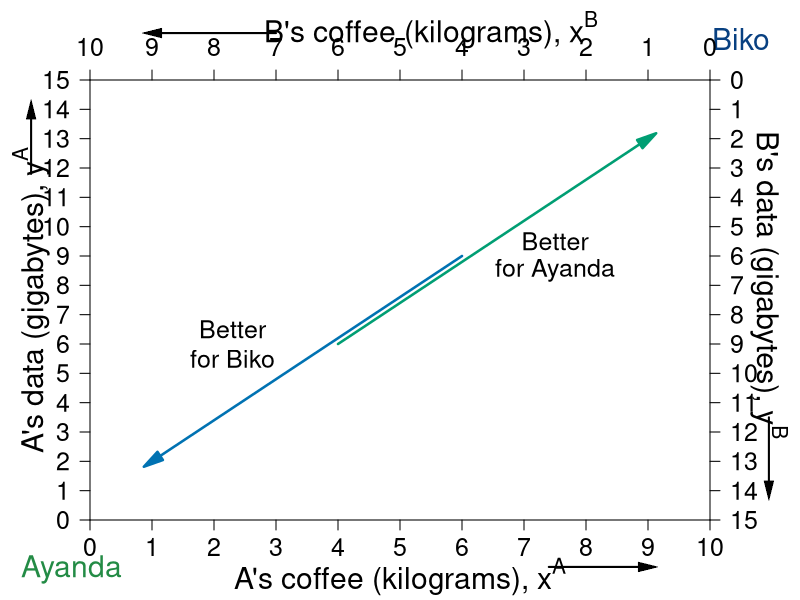

Reproduce this figure in R.
require(shape)
pdf(file = "property/edgeworth_better_worse.pdf", width = 9, height = 7)

#Set parameters for graphics
axislabelsize <- 1.8
labelsize <- 1.5
namesize <- 1.8
annotatesize <- 1.5
graphlinewidth <- 2
segmentlinewidth <- 1.5

indiffcurveA1 <- function(x, U = 4, A = 1, a = 0.5) {
  ((((U-2)/A)*(1/x)^a)^(1/(1-a)))
}

indiffcurveA2 <- function(x, U = 4, A = 1, a = 0.5) {
  (((U/A)*(1/x)^a)^(1/(1-a)))
}

indiffcurveA3 <- function(x, U = 4, A = 1, a = 0.5) {
  ((((U+2)/A)*(1/x)^a)^(1/(1-a)))
}

#Aisha happens to have found 8 coffee and 2 data, 
#and Betty happens to have found 2 coffee and 13 data. 
#Aisha's utility (8^0.5)*(2^0.5) = 4
#Betty's utility (2^0.5)*(13^0.5) = 5.09

COL <- c("#7fc97f", "#beaed4", "#fdc086", "#ffff99", "#386cb0", "#f0027f", "#bf5b17", "#666666")
COLA <- c("#99d8c9","#66c2a4","#41ae76", "#238b45", "#005824")
COLB <- c("#4eb3d3", "#2b8cbe", "#0868ac","#084081")
CBCols <- c("#009E73","#0072B2","#E69F00","#CC79A7", "#F0E442")

par(mar =  c(4, 4.5, 4, 4.5))
xlims <- c(0, 10)
ylims <- c(0, 15)
xlims2 <- c(10, 0)
ylims2 <- c(15, 0)

plot(0, 0, xlim = xlims, ylim = ylims, type = "n",
     xlab = "",
     ylab = "", 
     line = 2.5,
     xaxt = "n", 
     yaxt = "n", 
     bty = "n",
     xaxs="i", 
     yaxs="i")

mtext(expression(paste("A's coffee (kilograms), ", x^A)), side=1, line = 3, cex = axislabelsize)

text(-0.95, 0.5*ylims[2], expression(paste("A's data (gigabytes), ", y^A)), xpd = TRUE, cex = axislabelsize, srt = 90) 

#Add arrows:
Arrows(-0.95, 11.8, -0.95, 14, col = "black", lty = 1, lwd = 2, arr.type = "triangle", arr.lwd = 0.5, xpd = TRUE)
Arrows(7.4, -1.6, 9, -1.6, col = "black", lty = 1, lwd = 2, arr.type = "triangle", arr.lwd = 0.5, xpd = TRUE)


npts <- 500 
npts2 <- 501
#Specify the sequences of points for graphing. 
xx1 <- seq(xlims[1], xlims[2], length.out = npts)
#xx2 <- seq(xlims[1], xlims[2], length.out = npts)
#xx3 <- seq(xlims[1], xlims[2], length.out = npts2)
#xx4 <- seq(xlims[1], 10, length.out = npts2)

#Draw the lines for the graphs
#lines(xx1, indiffcurveA1(xx1), col = COLA[3], lwd = 4)
#lines(xx1, indiffcurveA2(xx1), col = COLA[3], lwd = 4)
#lines(xx1, indiffcurveA3(xx1), col = COLA[3], lwd = 4)
#lines(xx2, solowCondition(xx2, delta = 5), col = COL[3], lwd = 4)
#lines(xx2, solowInfeas(xx2, delta = 5), col = COL[1], lwd = 4, lty = 2)

#Customize ticks and labels for the plot
ticksy <- seq(from = 0, to = 15, by = 1)
ylabels <- seq(from = 0, to = 15, by = 1)
ticksx <- seq(from = 0, to = 10, by = 1)
xlabels <- seq(from = 0, to = 10, by = 1)
axis(1, at = ticksx, pos = 0, labels = xlabels, cex.axis = labelsize)
axis(2, at = ticksy, pos = 0, labels = ylabels, las = 1, cex.axis = labelsize)


text(-0.3, -1.7, expression("Ayanda"), xpd = TRUE, cex = namesize, col = COLA[4])
text(10.5, 16.4, expression("Biko"), xpd = TRUE, cex = namesize, col = COLB[4])


#Set up second axes and labels
par(new = TRUE)
#par(mar =  c(6, 4, 4, 4))

xlims2 <- c(10, 0)
ylims2 <- c(15, 0)

plot(0, 0, xlim = xlims2, ylim = ylims2, type = "n",
     xlab = expression(paste("")),
     ylab = expression(paste("")),
     xaxt = "n", 
     yaxt = "n", 
     cex.lab = 1.3, 
     bty = "n",
     xaxs="i", 
     yaxs="i")

axis(side = 3, at = ticksx, pos = 0, labels = xlabels, cex.axis = labelsize)
axis(side = 4, at = ticksy, pos = 0, labels = ylabels, las = 1, cex.axis = labelsize)
#axis(side=3, at = xlims2, pos = 0)

text(4.5, -1.7, expression(paste("B's coffee (kilograms), ", x^B)), xpd = TRUE, cex = axislabelsize)
text(-0.95, 7, expression(paste("B's data (gigabytes), ", y^B)), xpd = TRUE, cex = axislabelsize, srt = 270) 

#Add arrows:
Arrows(-0.95, 11.5, -0.95, 14, col = "black", lty = 1, lwd = 2, arr.type = "triangle", arr.lwd = 0.5, xpd = TRUE)
Arrows(7, -1.6, 9, -1.6, col = "black", lty = 1, lwd = 2, arr.type = "triangle", arr.lwd = 0.5, xpd = TRUE)


indiffcurveB1 <- function(x, U = 5.09, A = 1, a = 0.5) {
  ((((U-2)/A)*(1/x)^a)^(1/(1-a)))
}

indiffcurveB2 <- function(x, U = 5.09, A = 1, a = 0.5) {
  (((U/A)*(1/x)^a)^(1/(1-a)))
}

indiffcurveB3 <- function(x, U = 5.09, A = 1, a = 0.5) {
  ((((U+2)/A)*(1/x)^a)^(1/(1-a)))
}

#lines(xx1, indiffcurveB1(xx1), col = COLB[3], lwd = 4)
#lines(xx1, indiffcurveB2(xx1), col = COLB[3], lwd = 4)
#lines(xx1, indiffcurveB3(xx1), col = COLB[3], lwd = 4)

#Label B's indifference curves
#text(9.1, 1.6, expression(u[1]^B))
#text(9.1, 3.4, expression(u[2]^B))
#text(9.1, 6.2, expression(u[3]^B))

#Add a point for the initial endowment
#points(2, 13, pch = 16, col = "black", cex = 1.5)


#Arrow to Slope of BRF
Arrows(4, 1.5*4, 9, 13, lty = 1, lwd = 2.5, arr.type = "triangle",  col = CBCols[2])
Arrows(6, 1.5*6, 1, 2, lty = 1, lwd = 2.5, arr.type = "triangle",  col = CBCols[1])

text(7.7, 8.5, expression(paste("Better")), cex = labelsize)
text(7.7, 9.5, expression(paste("for Biko")), cex = labelsize)
text(2.5, 5.5, expression(paste("Better")), cex = labelsize)
text(2.5, 6.5, expression(paste("for Ayanda")), cex = labelsize)

#Arrow to Slope of isoprofit
#Arrows(13, 0.80, 15, 0.80, col = "black", lty = 1, lwd = 2, arr.type = "triangle")
#text(10.2, 0.80, expression(paste("Slope = ", frac(q, p))))

dev.off()
